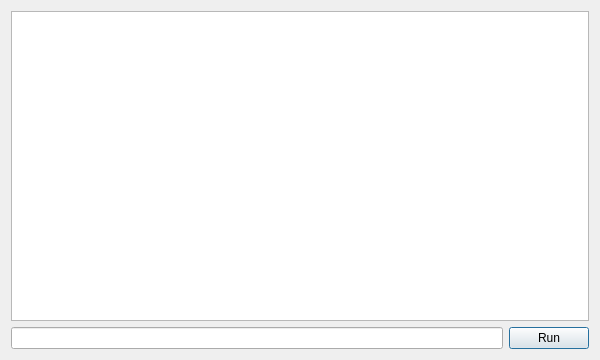
<?xml version="1.0" encoding="UTF-8"?>
<ui version="4.0">
 <class>Console</class>
 <widget class="QDialog" name="Console">
  <property name="geometry">
   <rect>
    <x>0</x>
    <y>0</y>
    <width>600</width>
    <height>360</height>
   </rect>
  </property>
  <property name="windowTitle">
   <string>Console</string>
  </property>
  <layout class="QGridLayout" name="gridLayout">
   <item row="0" column="0">
    <layout class="QVBoxLayout" name="verticalLayout">
     <item>
      <widget class="QTextBrowser" name="output"/>
     </item>
     <item>
      <layout class="QHBoxLayout" name="horizontalLayout">
       <item>
        <widget class="QLineEdit" name="query"/>
       </item>
       <item>
        <widget class="QPushButton" name="run">
         <property name="text">
          <string>Run</string>
         </property>
        </widget>
       </item>
      </layout>
     </item>
    </layout>
   </item>
  </layout>
 </widget>
 <tabstops>
  <tabstop>query</tabstop>
  <tabstop>run</tabstop>
  <tabstop>output</tabstop>
 </tabstops>
 <resources/>
 <connections/>
</ui>
